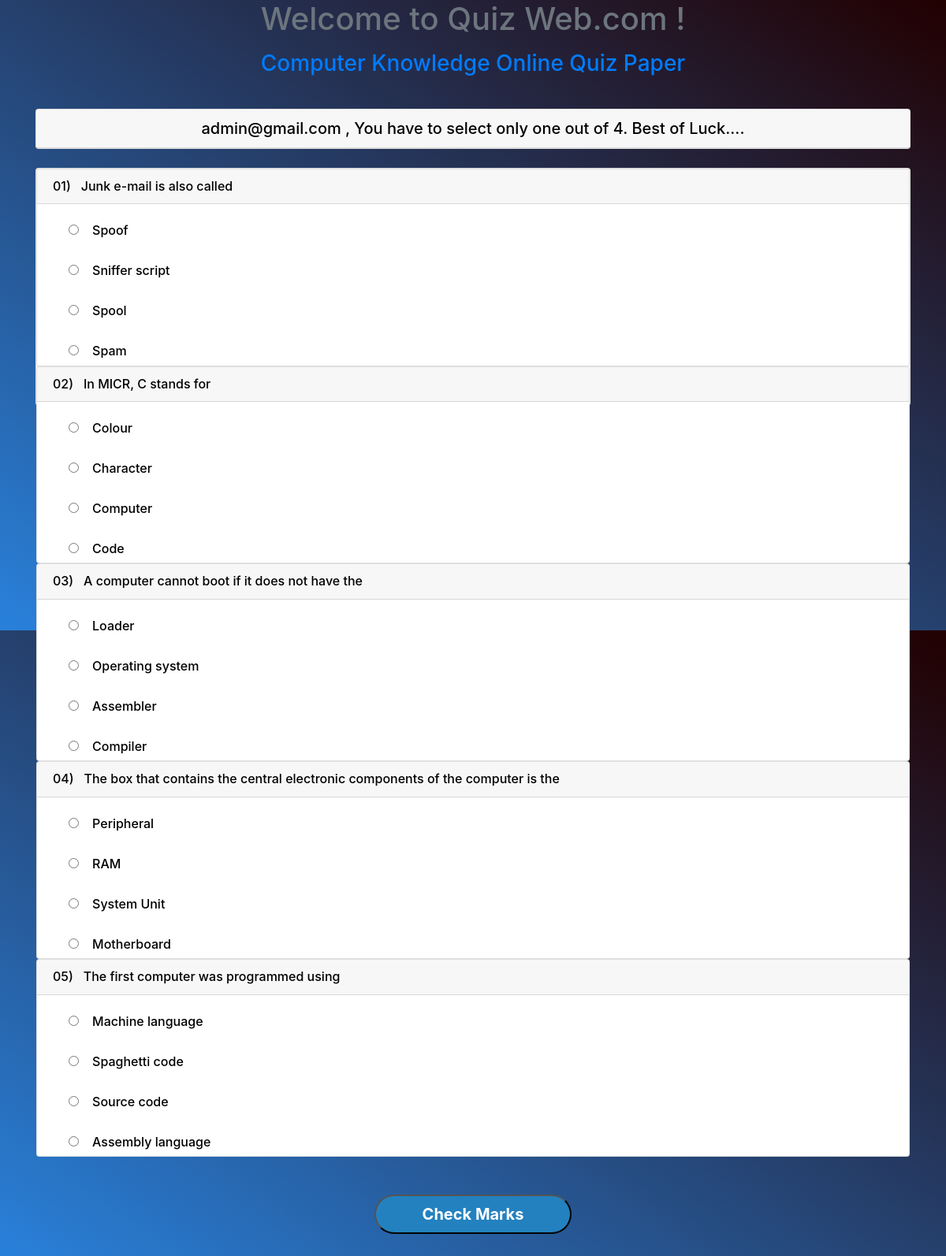
Page /src/questions.php (signed in) on the committed database.
### tables this page shows
CREATE TABLE IF NOT EXISTS `q_and_a` (
`question_id` int(3) NOT NULL,
  `question` varchar(400) NOT NULL,
  `answer` varchar(200) NOT NULL
);

CREATE TABLE IF NOT EXISTS `answer` (
  `q_id` int(3) NOT NULL,
  `answers` varchar(200) NOT NULL
);

### src/questions.php (the view, shortened to what this page needs)
<?php require_once('../inc/connection.php'); ?>
<!doctype html>
<html lang="en">
  <head>
    <link rel="stylesheet" href="../asserts/css/bootstrap.min.css">
    <link rel="stylesheet" href="../asserts/css/common.css">
  </head>
  <body>
  	<div class="container">
  		<div class="row">
    		<div class="col">
      				<h1 align="center"> <p class="text-secondary"> Welcome to Quiz Web.com ! </p> </h1>
              <h3 align="center"> <p class="text-primary"> Computer Knowledge Online Quiz Paper </p> </h3><br>
  			</div>
  		</div>
      <div class="card" align="center">
          <h5 class="text-center card-header"><?php echo $_SESSION['user_id']; ?> , You have to select only one out of 4. Best of Luck....</h5>
      </div><br>
      <div class="card" align="center">
        <form action="engine.php" method="POST">
          <?php
            $query = "SELECT * FROM q_and_a ORDER BY RAND() LIMIT 5";
            $result_set = mysqli_query($connection,$query);
            $questions_num = 1;
            while ($came_questions = mysqli_fetch_assoc($result_set)) {
              echo "<div class=\"card\" align = \"left\">
                    <h6 class=\"card-header\">"."0". $questions_num. ")&nbsp;&nbsp;&nbsp;" . $came_questions['question'] . "</h6>";
              $came_id = $came_questions['question_id'];
              $queries = "SELECT * FROM answer WHERE q_id = '$came_id' ORDER BY RAND() LIMIT 4";
              $result = mysqli_query($connection,$queries);
              while ($answer = mysqli_fetch_assoc($result)) {
                 echo "<br> <h6 class=\"radio_button\"> <input type=\"radio\" value=\"" . $answer['answers'] . "\" name = \"" .$came_questions['question'] . "\"> &nbsp;&nbsp;&nbsp;". $answer['answers'] . "</h6>";
              }
                echo "</div>";
            $questions_num +=1;
            }
          ?>
          <br><br> <input type="submit" value="Check Marks" class="butn"><br><br><br><br>
        </form>
      </div>
  </body>
</html>

### asserts/css/common.css (style rules this page uses)
body { background-image: linear-gradient(to top right, #2981db,#200); height: 100vh; text-align: center; color: black; }
form { background-image: linear-gradient(to top right, #2981, #fff); text-align: center; border-radius: 30px; height: 300px; }
.radio_button { margin-left: 40px; }
.butn { background-color: #2481bf; width: 250px; border-radius: 30px; height: 50px; color: white; font-size: 20px; font-weight: bolder; }

### rows in the picture
q_and_a: question "Junk e-mail is also called"
answer: answers "Spoof"
answer: answers "Sniffer script"
answer: answers "Spool"
answer: answers "Spam"
q_and_a: question "In MICR, C stands for"
answer: answers "Colour"
answer: answers "Character"
answer: answers "Computer"
answer: answers "Code"
q_and_a: question "A computer cannot boot if it does not have the"
answer: answers "Loader"
answer: answers "Operating system"
answer: answers "Assembler"
answer: answers "Compiler"
q_and_a: question "The box that contains the central electronic components of the computer is the"
answer: answers "Peripheral"
answer: answers "RAM"
answer: answers "System Unit"
answer: answers "Motherboard"
q_and_a: question "The first computer was programmed using"
answer: answers "Machine language"
answer: answers "Spaghetti code"
answer: answers "Source code"
answer: answers "Assembly language"

### other values in the picture
$_SESSION['user_id'] "admin@gmail.com"
